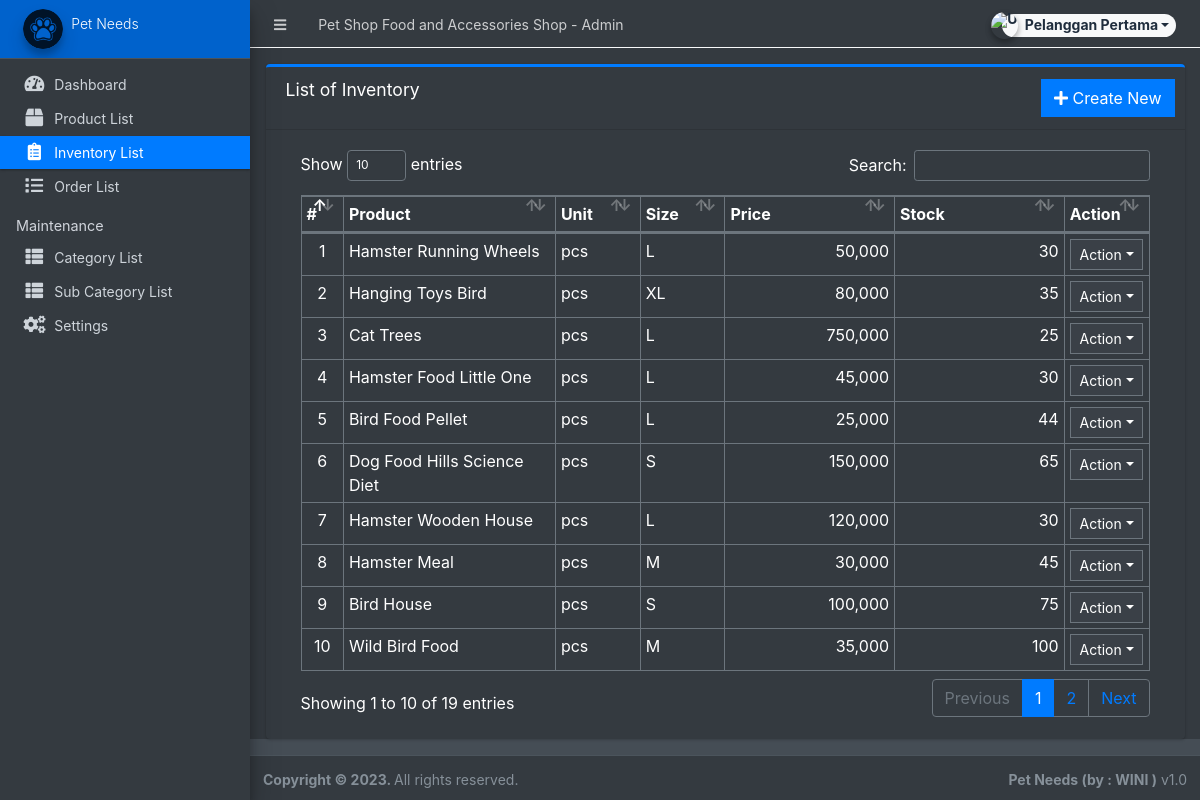
Screenshot of /admin/?page=inventory (signed in) with the database file from the repository.
### tables this page shows
CREATE TABLE `inventory` (
  `id` int(30) NOT NULL,
  `product_id` int(30) NOT NULL,
  `quantity` double NOT NULL,
  `unit` varchar(100) NOT NULL,
  `price` float NOT NULL,
  `size` varchar(250) NOT NULL,
  `date_created` datetime NOT NULL DEFAULT current_timestamp(),
  `date_updated` datetime DEFAULT NULL ON UPDATE current_timestamp()
);

CREATE TABLE `products` (
  `id` int(30) NOT NULL,
  `category_id` int(30) NOT NULL,
  `sub_category_id` int(30) NOT NULL,
  `product_name` varchar(250) NOT NULL,
  `description` text NOT NULL,
  `status` tinyint(1) NOT NULL DEFAULT 1,
  `date_created` datetime NOT NULL DEFAULT current_timestamp()
);

### admin/inventory/index.php (the view, shortened to what this page needs)
<div class="card card-outline card-primary">
	<div class="card-header">
		<h3 class="card-title">List of Inventory</h3>
		<div class="card-tools">
			<a href="?page=inventory/manage_inventory" class="btn btn-flat btn-primary"><span class="fas fa-plus"></span>  Create New</a>
		</div>
	</div>
	<div class="card-body">
		<div class="container-fluid">
        <div class="container-fluid">
			<table class="table table-bordered table-stripped">
				<colgroup>
					<col width="5%">
					<col width="25%">
					<col width="10%">
					<col width="10%">
					<col width="20%">
					<col width="20%">
					<col width="10%">
				</colgroup>
				<thead>
					<tr>
						<th>#</th>
						<th>Product</th>
						<th>Unit</th>
						<th>Size</th>
						<th>Price</th>
						<th>Stock</th>
						<th>Action</th>
					</tr>
				</thead>
				<tbody>
					<?php
					$i = 1;
						$qry = $conn->query("SELECT i.*,p.product_name as product from `inventory` i inner join `products` p on p.id = i.product_id order by unix_timestamp(i.date_created) desc ");
						while($row = $qry->fetch_assoc()):
						$sold = $conn->query("SELECT SUM(ol.quantity) as sold FROM order_list ol inner join orders o on o.id = ol.order_id where ol.product_id='{$row['id']}' and o.`status` != 4 ");
						$sold = $sold->num_rows > 0 ? $sold->fetch_assoc()['sold'] : 0;
						$avail = $row['quantity'] - $sold;
					?>
						<tr>
							<td class="text-center"><?php echo $i++; ?></td>
							<td><?php echo $row['product'] ?></td>
							<td><?php echo $row['unit'] ?></td>
							<td><?php echo $row['size'] ?></td>
							<td class="text-right"><?php echo number_format($row['price']) ?></td>
							<td class="text-right"><?php echo $avail ?></td>
							<td align="center">
								 <button type="button" class="btn btn-flat btn-default btn-sm dropdown-toggle dropdown-icon" data-toggle="dropdown">
				                  		Action
				                  </button>
							</td>
						</tr>
					<?php endwhile; ?>
				</tbody>
			</table>
		</div>
		</div>
	</div>
</div>

### rows the page displays
inventory: product.product_name "Hamster Running Wheels", unit "pcs", size "L", price "50,000", quantity "30"
inventory: product.product_name "Hanging Toys Bird", unit "pcs", size "XL", price "80,000", quantity "35"
inventory: product.product_name "Cat Trees", unit "pcs", size "L", price "750,000", quantity "25"
inventory: product.product_name "Hamster Food Little One", unit "pcs", size "L", price "45,000", quantity "30"
inventory: product.product_name "Bird Food Pellet", unit "pcs", size "L", price "25,000", avail "44"
inventory: product.product_name "Dog Food Hills Science Diet", unit "pcs", size "S", price "150,000", quantity "65"
inventory: product.product_name "Hamster Wooden House", unit "pcs", size "L", price "120,000", quantity "30"
inventory: product.product_name "Hamster Meal", unit "pcs", size "M", price "30,000", quantity "45"
inventory: product.product_name "Bird House", unit "pcs", size "S", price "100,000", quantity "75"
inventory: product.product_name "Wild Bird Food", unit "pcs", size "M", price "35,000", quantity "100"

### other values shown
$_settings->info('name') "Pet Shop Food and Accessories Shop"
$_settings->userdata('firstname').' '.$_settings->userdata('lastname') "Pelanggan Pertama"
$_settings->info('short_name') "Pet Needs"
